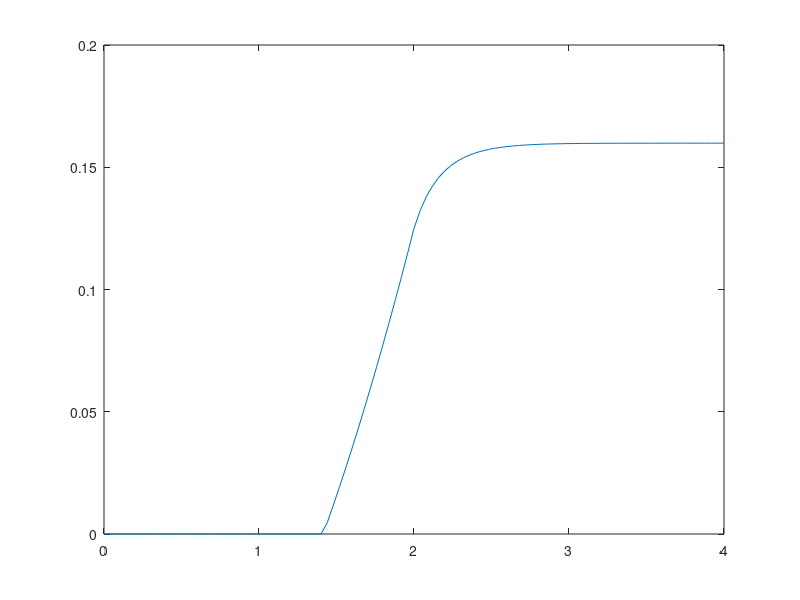
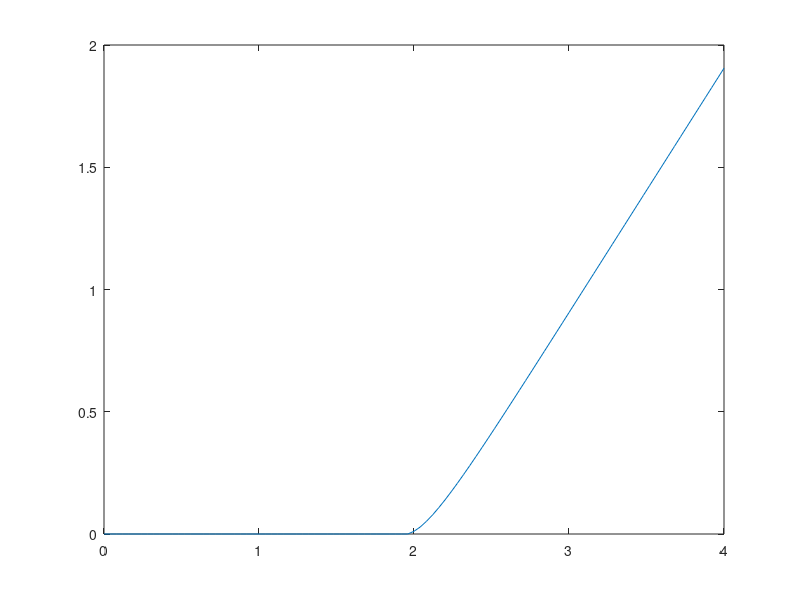
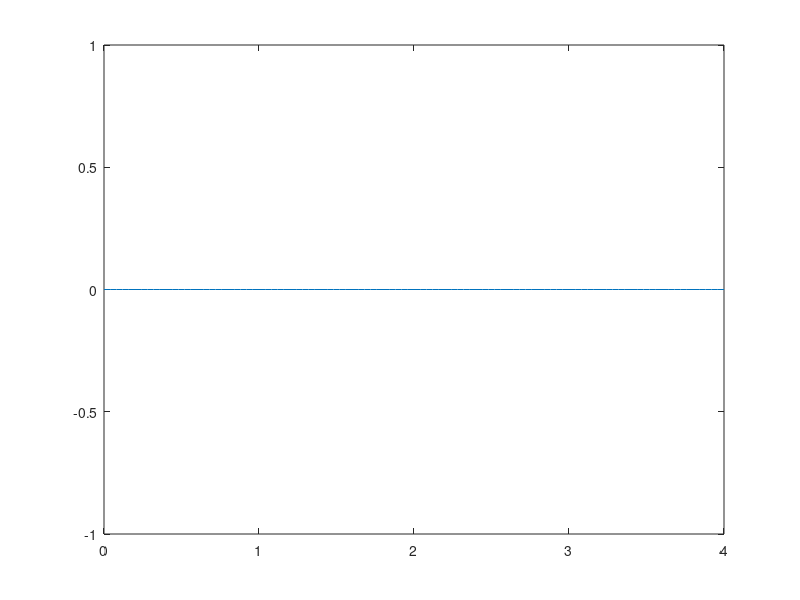
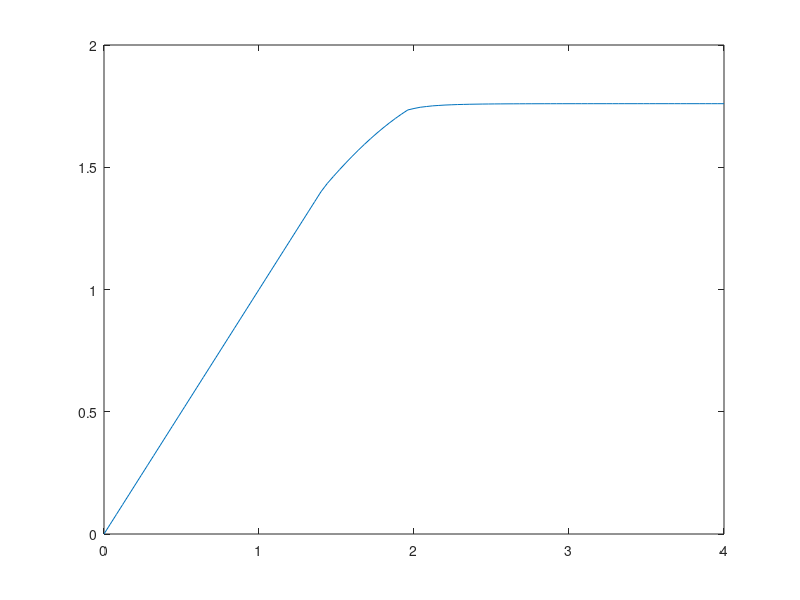

Source code (MATLAB) for these figures, in order:
%-------------------------------------------
%-------------------------------------------
% Single Spring Displacement Control
% Hemivariational Elasto-Plastic-Damage Model
% Newton-Raphson Solver with Penalty Formulation
clear; clc;
%-------------------------------------------
%-------------------------------------------
k1=1;
k2=1;
kt = 1;
kd = 8;
st = 1.76;
sc = st;
ubar = 4;
N = 100;
% Initial State (disp-damage-plastic/tension-plastic/comp)
u = [0, 0, 0, 0];
% Storage
U = zeros(N+1,4);
F = zeros(N+1,1);
count = 0;
for i=1:N
    % Displacement Step
    ui = (i/N)*ubar;
    U(i+1,1) = ui;
    U(i+1,2) = ((k1/(2*kd))*(U(i+1,1)-U(i,3)+U(i,4))^2-kt/kd);
    if U(i+1,2) <= U(i,2)
        U(i+1,2) = U(i,2);
    end
    if U(i+1,2)>0.999
        U(i+1,2) = 0.999;
    end
    U(i+1,3) = U(i+1,1) + U(i,4) - st/(k1*(1-U(i,2)));
    if U(i+1,3) <= U(i,3)
        U(i+1,3) = U(i,3);
    end
    U(i+1,4) = -(U(i+1,1)-U(i,3)) - sc/(k2*(1-U(i,2)));
    if U(i+1,4) <= U(i,4)
        U(i+1,4) = U(i,4);
    end
    F(i+1) = k1*(1-U(i+1,2))*(U(i+1,1)-U(i+1,3)+U(i+1,4));
    count = count + 1;
end
figure;
plot(U(:,1),U(:,2));
figure;
plot(U(:,1),U(:,3));
figure;
plot(U(:,1),U(:,4));
figure;
plot(U(:,1),F);